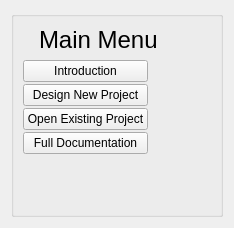
<ui version="4.0" >
 <class>MainMenuDialog</class>
 <widget class="QWidget" name="MainMenuDialog" >
  <property name="geometry" >
   <rect>
    <x>0</x>
    <y>0</y>
    <width>234</width>
    <height>228</height>
   </rect>
  </property>
  <property name="windowTitle" >
   <string>Delphos Startup</string>
  </property>
  <layout class="QHBoxLayout" >
   <item>
    <widget class="QGroupBox" name="groupBox_3" >
     <property name="title" >
      <string/>
     </property>
     <layout class="QHBoxLayout" >
      <item>
       <layout class="QVBoxLayout" >
        <item>
         <layout class="QHBoxLayout" >
          <item>
           <spacer>
            <property name="orientation" >
             <enum>Qt::Horizontal</enum>
            </property>
            <property name="sizeType" >
             <enum>QSizePolicy::Fixed</enum>
            </property>
            <property name="sizeHint" >
             <size>
              <width>16</width>
              <height>20</height>
             </size>
            </property>
           </spacer>
          </item>
          <item>
           <widget class="QLabel" name="label" >
            <property name="font" >
             <font>
              <pointsize>18</pointsize>
             </font>
            </property>
            <property name="text" >
             <string>Main Menu</string>
            </property>
           </widget>
          </item>
         </layout>
        </item>
        <item>
         <layout class="QHBoxLayout" >
          <item>
           <layout class="QVBoxLayout" >
            <property name="spacing" >
             <number>2</number>
            </property>
            <item>
             <widget class="QPushButton" name="but_introduction" >
              <property name="text" >
               <string>Introduction</string>
              </property>
             </widget>
            </item>
            <item>
             <widget class="QPushButton" name="but_design_project" >
              <property name="text" >
               <string>Design New Project</string>
              </property>
             </widget>
            </item>
            <item>
             <widget class="QPushButton" name="but_open_project" >
              <property name="text" >
               <string>Open Existing Project</string>
              </property>
             </widget>
            </item>
            <item>
             <widget class="QPushButton" name="but_full_doc" >
              <property name="text" >
               <string>Full Documentation</string>
              </property>
             </widget>
            </item>
           </layout>
          </item>
          <item>
           <spacer>
            <property name="orientation" >
             <enum>Qt::Horizontal</enum>
            </property>
            <property name="sizeHint" >
             <size>
              <width>16</width>
              <height>20</height>
             </size>
            </property>
           </spacer>
          </item>
         </layout>
        </item>
        <item>
         <spacer>
          <property name="orientation" >
           <enum>Qt::Vertical</enum>
          </property>
          <property name="sizeType" >
           <enum>QSizePolicy::Expanding</enum>
          </property>
          <property name="sizeHint" >
           <size>
            <width>20</width>
            <height>16</height>
           </size>
          </property>
         </spacer>
        </item>
       </layout>
      </item>
     </layout>
    </widget>
   </item>
  </layout>
 </widget>
 <resources/>
 <connections/>
</ui>
